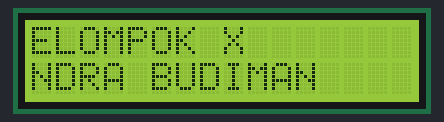
Bench run of a sketch on a simulated Arduino Uno, built with avr-gcc and run on an emulated ATmega328P. Parts: 16×2 character LCD.

Above: at 0.21 s.
At 3.51 s:
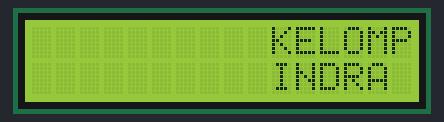
At 7.0 s:
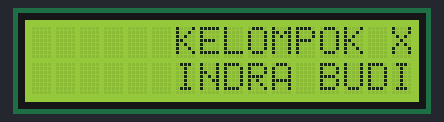
At 12.61 s:
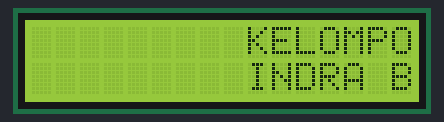
At 18.2 s:
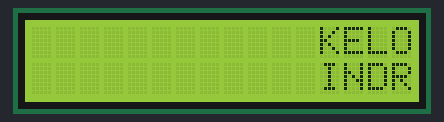
At 39.52 s:
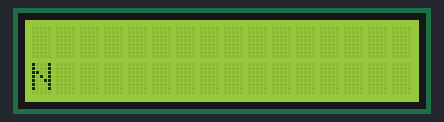

Measured:
- what the display in image 2 shows lasts 4.3 s, from 7.0 s to 11.3 s

The sketch:

p4sub2.ino
```cpp
#include <LiquidCrystal.h>

const int rs = 12, en = 11, d4 = 5, d5 = 4, d6 = 3, d7 = 2;
LiquidCrystal lcd(rs, en, d4, d5, d6, d7);

void setup() {
lcd.begin(16, 2);
lcd.setCursor(0,0);
lcd.print("KELOMPOK X");
lcd.setCursor(0,1);
lcd.print("INDRA BUDIMAN");
}

void loop() {
  for (int positionCounter = 0; positionCounter < 1; positionCounter++)
  {
    lcd.scrollDisplayLeft();
    delay(300);
  }
  for (int positionCounter = 0; positionCounter <15; positionCounter++)
  {
    lcd.scrollDisplayRight();
    delay(300);
  }
  for (int positionCounter = 0; positionCounter < 8; positionCounter++)
  {
    lcd.scrollDisplayLeft();
    delay(300);
  }
 delay(4000);
}
```
